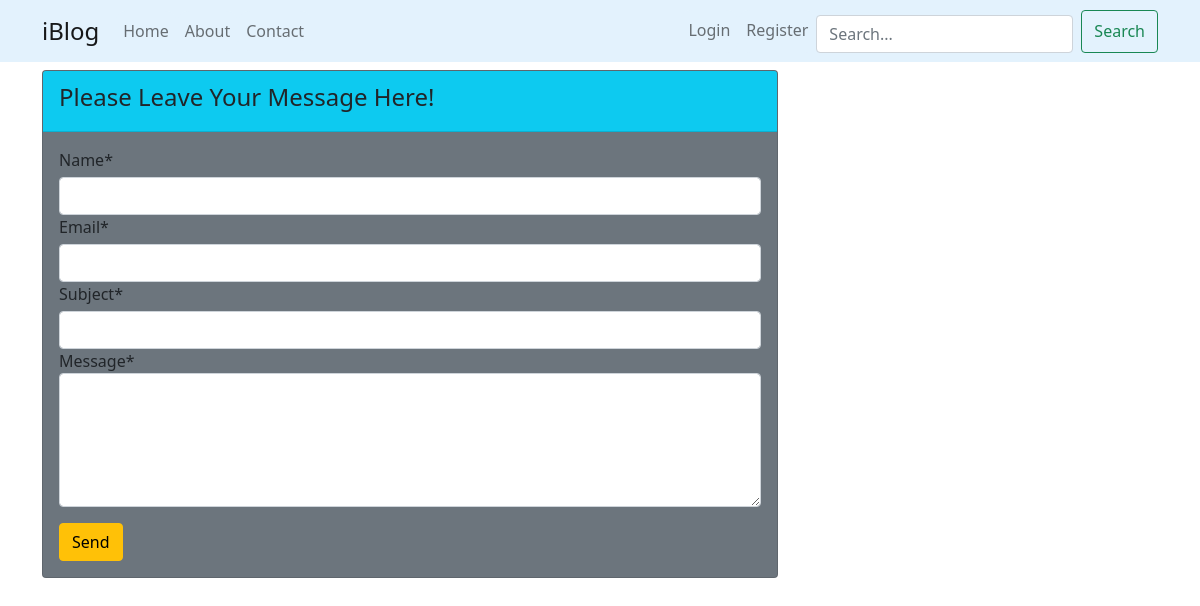
The app's page /contact/, older data.
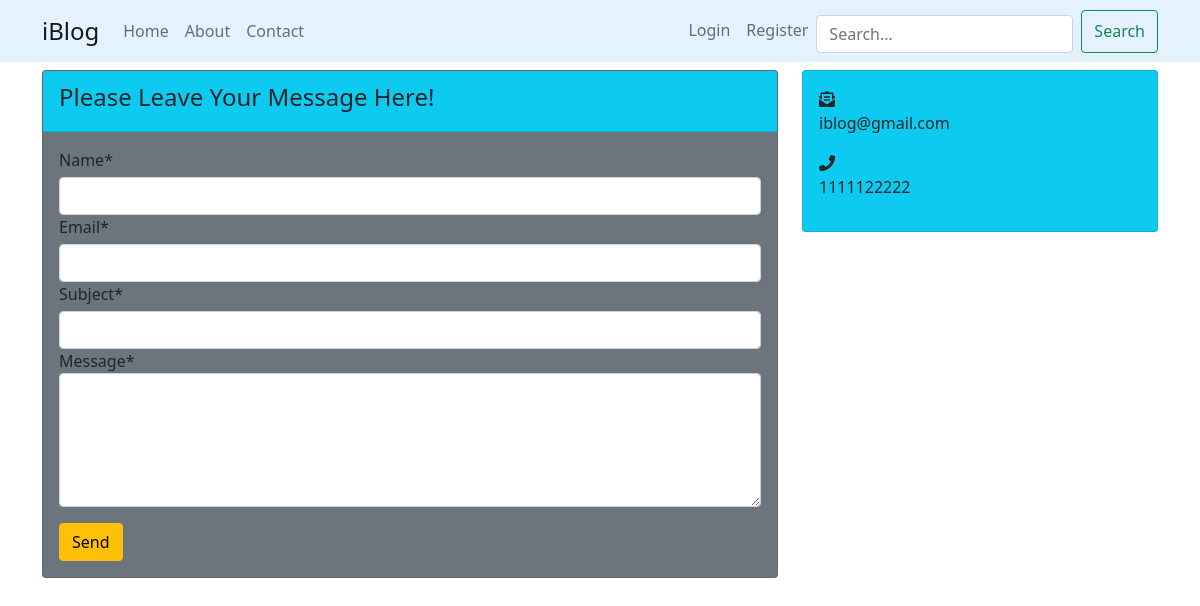
The same page, newer data.
### users/models.py (models this page shows, shortened)
class AdminContact(models.Model):
    email = models.EmailField()
    phone = models.CharField(max_length=13)

### users/views.py (the view, shortened to what this page needs)
# urls.py: path('contact/', views.contact, name='contact')
def contact(request):
    form = ContactForm()
    context = {
        'title': 'Contact',
        'form': form,
        'admin_contacts': AdminContact.objects.all()
    }
    return render(request, 'users/contact.html', context)

### users/forms.py
class ContactForm(forms.ModelForm):
    class Meta:
        model = Contact
        widgets = {
          'message': forms.Textarea(attrs={'rows':5, 'cols':15}),
        }
        fields = '__all__'

### users/templates/users/contact.html (shortened to what this page needs)
{% extends 'blog/base.html' %}
{% load crispy_forms_tags %}
{% block content %}
  <div class="card mb-3 bg-secondary">
    <div class="card-header bg-info">
      <legend>Please Leave Your Message Here!</legend>
    </div>
    <div class="card-body">
      <form action="{% url 'contact' %}" method="POST">
        {{ form|crispy }}
        <div class="form-group mt-3">
          <button class="btn btn-warning" type="submit">Send</button>
        </div>
      </form>
    </div>
  </div>
{% endblock content %}
{% block side %}
{% if admin_contacts %}
  {% for admin_contact in admin_contacts %}
    <div class="card bg-info">
      <div class="card-body">
        <i class="fas fa-envelope-open-text"></i>
        <p>{{ admin_contact.email }}</p>
        <i class="fas fa-phone"></i>
        <p>{{ admin_contact.phone }}</p>
      </div>
    </div>
  {% endfor %}
{% endif %}
{% endblock side %}

Row changes from the older to the newer data that the page shows:
added AdminContact: email "iblog@gmail.com", phone "1111122222"
